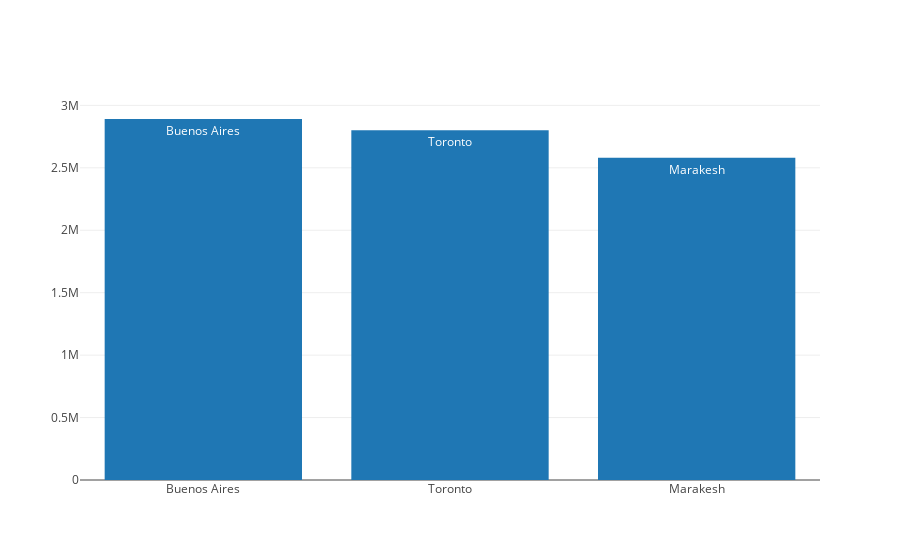

The notebook cell this image was saved under:
### Code cell
plotly.offline.iplot([bar_trace_first_three_pops])

### Figure 1 — Plotly figure (JSON) as saved in the notebook; plotly's stock layout.template omitted (floating-point values rounded to 4 significant figures)
{"data": [{"text": ["Buenos Aires", "Toronto", "Marakesh"], "type": "bar", "uid": "4f8edc86-bd43-11e9-aeca-996b937353d5", "x": ["Buenos Aires", "Toronto", "Marakesh"], "y": [2891000, 2800000, 2581000]}], "layout": {}}
